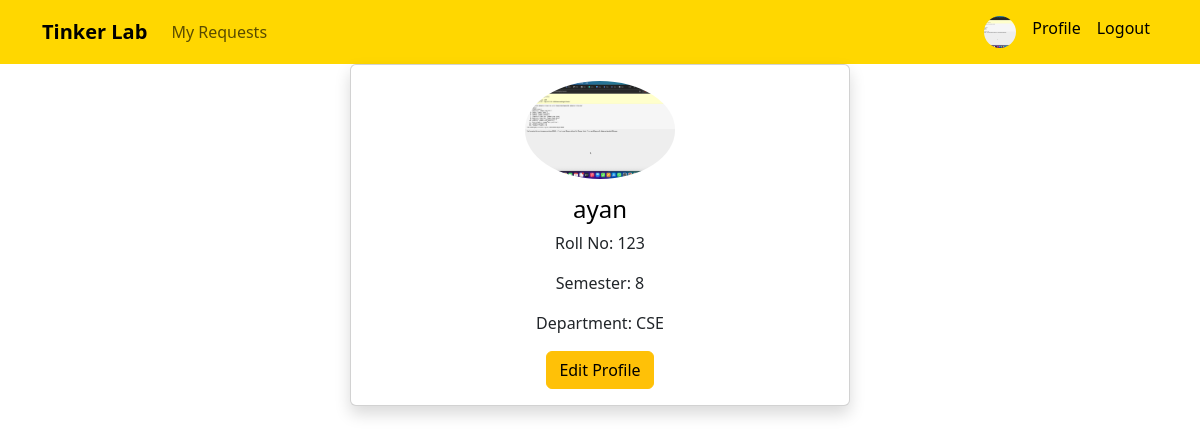
Page /profile/ (signed in) on the committed database.
### main/models.py (models this page shows, shortened)
class StudentUser(AbstractUser):
    roll = models.CharField(max_length=15, unique=True, null=True, blank=True)
    semester = models.IntegerField(null=True, blank=True)
    department = models.CharField(max_length=100, null=True, blank=True)
    profile_image = models.ImageField(upload_to='profiles/', default='profiles/default.png')

### main/views.py (the view)
# urls.py: path('profile/', views.view_profile, name='view_profile'),
@login_required
def view_profile(request):
    return render(request, 'profile.html')

### main/templates/profile.html (shortened to what this page needs)
{% extends "layout.html" %}
{% block content %}
<div class="card shadow mx-auto" style="max-width: 500px;">
    <div class="card-body text-center">
        <img src="{{ user.profile_image.url }}" class="rounded-circle mb-3" width="150">
        <h4 class="text-black">{{ user.username }}</h4>
        <p>Roll No: {{ user.roll }}</p>
        <p>Semester: {{ user.semester }}</p>
        <p>Department: {{ user.department }}</p>
        <a href="{% url 'edit_profile' %}" class="btn btn-warning text-black">Edit Profile</a>
    </div>
</div>
{% endblock %}

### main/templates/layout.html (shortened to what this page needs)
<!DOCTYPE html>
<html lang="en">
    {% load static %}
<head>
    <link href="https://cdn.jsdelivr.net/npm/bootstrap@5.3.3/dist/css/bootstrap.min.css" rel="stylesheet">
</head>
<body>
    <nav class="navbar navbar-expand-lg" style="background-color: #FFD700;">
        <div class="container">
            <a class="navbar-brand text-black fw-bold" href="{% url 'home' %}">Tinker Lab</a>
            <div class="collapse navbar-collapse" id="navbarContent">
                <ul class="navbar-nav me-auto">
                {% if user.is_authenticated %}
                    {% if user.is_superuser %}
                        <li class="nav-item">
                            <a class="nav-link" href="{% url 'admin_dashboard' %}">Admin Dashboard</a>
                        </li>
                    {% else %}
                        <li class="nav-item">
                            <a class="nav-link" href="{% url 'request_status' %}">My Requests</a>
                        </li>
                    {% endif %}
                {% endif %}
                </ul>
                <ul class="navbar-nav ms-auto">
                    {% if user.is_authenticated %}
                        {% if user.profile_image %}
                            <li class="nav-item">
                                <a class="nav-link" href="{% url 'view_profile' %}">
                                    <img
                                        src="{{ user.profile_image.url }}"
                                        class="rounded-circle"
                                        style="width: 32px; height: 32px; object-fit: cover;"
                                    >
                                </a>
                            </li>
                        {% endif %}
                        <li class="nav-item"><a class="nav-link text-black" href="{% url 'view_profile' %}">Profile</a></li>
                        <li class="nav-item"><a class="nav-link text-black" href="{% url 'logout' %}">Logout</a></li>
                    {% else %}
                        <li class="nav-item"><a class="nav-link text-black" href="{% url 'login' %}">Login</a></li>
                        <li class="nav-item"><a class="nav-link text-black" href="{% url 'register' %}">Register</a></li>
                    {% endif %}
                </ul>
            </div>
        </div>
    </nav>
    <div class="container">
        {% block content %}
        {% endblock %}
    </div>
</body>
</html>

### rows in the picture
StudentUser: profile_image (picture), username "ayan", roll "123", semester "8", department "CSE"
